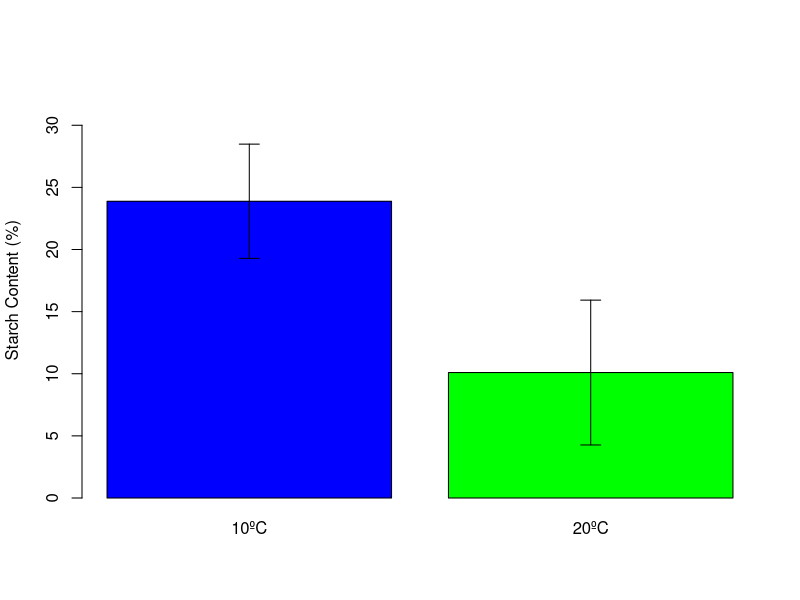

Reproduce this figure in R.
## ---- chunk 1

lc.10 <- c(19.1,24.28,28.27)
lc.20 <- c(16.77,6,7.52)

mean.lc.10 <- mean(lc.10)
mean.lc.20 <- mean(lc.20)

sd.lc.10 <- sd(lc.10)
sd.lc.20 <- sd(lc.20)

means <- c(mean.lc.10, mean.lc.20)
sds <- c(sd.lc.10, sd.lc.20)

pos <- barplot(means,
        beside = TRUE,
        names.arg = c("10ºC", "20ºC"),
        col = c("blue", "green"),
        ylim = c(0, max(means + sds) + 5),
        ylab = "Starch Content (%)")

arrows(x0 = pos , y0 = means - sds, x1 = pos, y1 = means + sds,
       angle = 90, code = 3, length = 0.1, col = "black")


wilcox.test(mean.lc.10, mean.lc.20, alternative = "greater")
